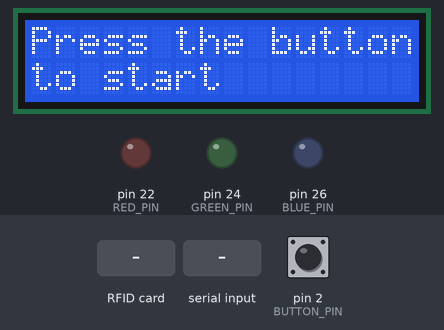
The sketch below on a simulated Arduino Mega 2560, built with avr-gcc and run on an emulated ATmega2560. On the bench: 16×2 character LCD, output pins drawn as LEDs (lit = HIGH). The test bench sets the inputs (shaded band); at power-on: pin 2 (BUTTON_PIN) HIGH. Random numbers use the default seed unless the sketch sets one; pins used as bus, display or sensor lines are not drawn; what the sketch prints to the serial monitor is not drawn.

Above: at 1.3 s.
1.4 s: RFID card 04 9E F9 55 6F 61 80 held to the reader
At 2.3 s:
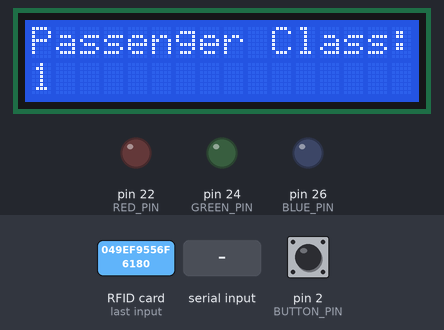
3.5 s: pin 2 (BUTTON_PIN) pulled LOW for 1 s
At 5.9 s:
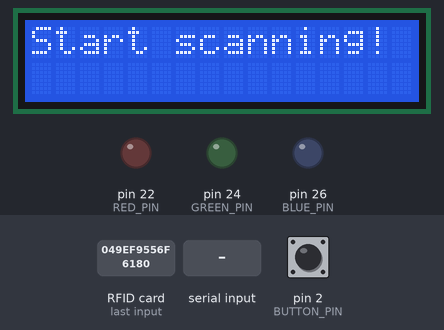
6.2 s: "done" received over Serial
At 8.4 s:
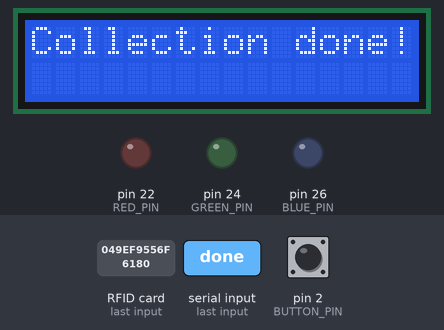
8.7 s: RFID card 5E 7A 19 C4 held to the reader
At 10.4 s:
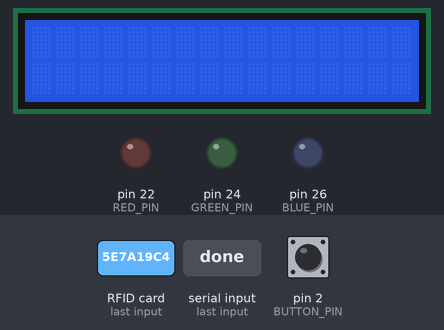
10.7 s: RFID card 04 50 22 4E 6F 61 80 held to the reader
At 12.4 s:
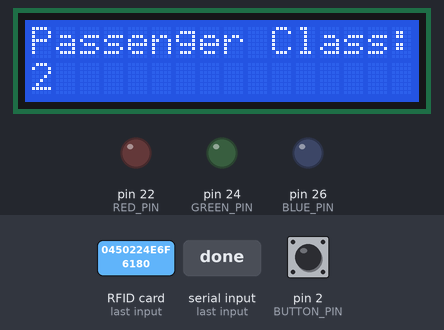
12.7 s: RFID card 04 16 AC 55 6F 61 80 held to the reader
At 14.6 s:
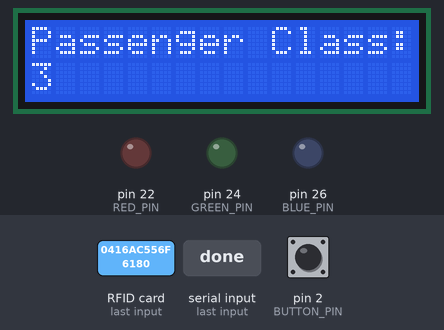
Timing chart, 0 to 15.8 s (numbered marks = the images above; inputs shaded):
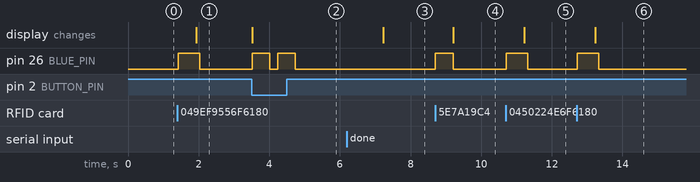

The sketch:

titanic_data_arduino.ino
```cpp
#include <SPI.h>
#include <MFRC522.h>
#include <LiquidCrystal.h>

// Initialise the library with the numbers of the interface pins
const int rs = 10, en = 9, d4 = 5, d5 = 6, d6 = 7, d7 = 8;
LiquidCrystal lcd(rs, en, d4, d5, d6, d7);

#define SS_PIN 53
#define RST_PIN 3
const int BUTTON_PIN = 2;  // Pin where the button is connected
const int RED_PIN = 22;
const int GREEN_PIN = 24;
const int BLUE_PIN = 26;

MFRC522 mfrc522(SS_PIN, RST_PIN); // Create MFRC522 instance.
char receivedData[100];
int dataIndex = 0;
void setup() {
    Serial.begin(250000);  // High baud rate for faster communication
    SPI.begin();
    mfrc522.PCD_Init();
    randomSeed(analogRead(0));

    pinMode(RED_PIN, OUTPUT);
    pinMode(GREEN_PIN, OUTPUT);
    pinMode(BLUE_PIN, OUTPUT);
    pinMode(BUTTON_PIN, INPUT_PULLUP);

    lcd.begin(16, 2);
    lcd.setCursor(0, 0);
    lcd.print("Press the button");
    lcd.setCursor(0, 1);
    lcd.print("to start");
}

void loop() {
    if (digitalRead(BUTTON_PIN) == LOW) {
        // Print a message to the serial monitor:
        Serial.println("START");
        lcd.clear();
        lcd.print("Start scanning!");
        blinkLED(BLUE_PIN, 500);

        // Add a small delay to debounce the button:
        delay(200);
    }

    // Check if data is available to read from the serial port
    if (Serial.available() > 0) {
        String msg = Serial.readString();

        if (msg == "done"){
            lcd.clear();
            lcd.print("Collection done!");
            }
        }


    // Look for new RFID cards
    if (!mfrc522.PICC_IsNewCardPresent() || !mfrc522.PICC_ReadCardSerial()) {
        return;
    }

    // Blink the blue LED for 500ms to indicate a scan
    blinkLED(BLUE_PIN, 500);

    // Read the UID
    char UID[20];
    readUID(UID);

    // Handle different UID cases
    handleUID(UID);

    delay(500);  // Delay before scanning the next card

}

void readUID(char* UID) {
    UID[0] = '\0';  // Ensure the UID string starts empty

    for (byte i = 0; i < mfrc522.uid.size; i++) {
        char hexValue[4];
        snprintf(hexValue, sizeof(hexValue), "%02X ", mfrc522.uid.uidByte[i]);
        strcat(UID, hexValue);
    }

    UID[strlen(UID) - 1] = '\0';  // Remove the trailing space
}

void handleUID(char* UID) {
    lcd.clear();

    if (strcmp(UID, "04 9E F9 55 6F 61 80") == 0) {
        displayData(UID, "Passenger Class:", "1");
    } else if (strcmp(UID, "04 50 22 4E 6F 61 80") == 0) {
        displayData(UID, "Passenger Class:", "2");
    } else if (strcmp(UID, "04 16 AC 55 6F 61 80") == 0) {
        displayData(UID, "Passenger Class:", "3");
    } else if (strcmp(UID, "04 33 25 51 6F 61 80") == 0) {
        displayData(UID, "Sex:", "Male");
    } else if (strcmp(UID, "04 80 F2 6D 8F 61 80") == 0) {
        displayData(UID, "Sex:", "Female");
    } else if (strcmp(UID, "04 61 7F 53 6F 61 80") == 0) {
        displayRandomAge(UID, 0, 2);
    } else if (strcmp(UID, "04 25 C4 4E 6F 61 81") == 0) {
        displayRandomAge(UID, 1, 13);
    } else if (strcmp(UID, "04 8C 3C 53 6F 61 80") == 0) {
        displayRandomAge(UID, 13, 20);
    } else if (strcmp(UID, "04 87 78 56 6F 61 80") == 0) {
        displayRandomAge(UID, 20, 40);
    } else if (strcmp(UID, "04 BA 63 56 6F 61 80") == 0) {
        displayRandomAge(UID, 40, 60);
    } else if (strcmp(UID, "04 A7 9C 4E 6F 61 80") == 0) {
        displayRandomAge(UID, 60, 76);
    } else if (strcmp(UID, "04 49 05 2F 4F 61 80") == 0) {
        displayRandomAge(UID, 75, 80);
    } else if (strcmp(UID, "04 30 C1 55 6F 61 80") == 0) {
        displayData(UID, "Sibling:", "0");
    } else if (strcmp(UID, "04 BA 01 4F 6F 61 80") == 0) {
        displayData(UID, "Sibling:", "1");
    } else if (strcmp(UID, "04 25 48 56 6F 61 81") == 0) {
        displayData(UID, "Siblings:", "2");
    } else if (strcmp(UID, "04 B6 7E 56 6F 61 80") == 0) {
        displayData(UID, "Siblings:", "3");
    } else if (strcmp(UID, "04 5B 76 4E 6F 61 80") == 0) {
        displayData(UID, "Siblings:", "4");
    } else if (strcmp(UID, "04 1B 35 56 6F 61 80") == 0) {
        displayData(UID, "Siblings:", "5");
    } else if (strcmp(UID, "04 33 A2 2E 4F 61 80") == 0) {
        displayData(UID, "Siblings:", "6");
    } else if (strcmp(UID, "04 86 0F 53 6F 61 80") == 0) {
        displayData(UID, "Parent:", "0");
    } else if (strcmp(UID, "04 CD 9A 54 6F 61 80") == 0) {
        displayData(UID, "Parent:", "1");
    } else if (strcmp(UID, "04 CB E6 4E 6F 61 80") == 0) {
        displayData(UID, "Parent:", "2");
    } else if (strcmp(UID, "04 2B AD 65 5F 61 80") == 0) {
        displayData(UID, "Parents:", "3");
    } else if (strcmp(UID, "04 31 11 63 5F 61 80") == 0) {
        displayData(UID, "Parents:", "4");
    } else if (strcmp(UID, "04 64 51 66 5F 61 80") == 0) {
        displayData(UID, "Parents:", "5");
    } else if (strcmp(UID, "04 B7 D2 30 4F 61 81") == 0) {
        displayData(UID, "Parents:", "6");
    } else if (strcmp(UID, "04 43 B4 6E 8F 61 80") == 0) {
        displayFare(UID, 500, 901);
    } else if (strcmp(UID, "04 05 3B 51 6F 61 80") == 0) {
        displayFare(UID, 900, 2001);
    } else if (strcmp(UID, "04 E6 A7 22 CE 11 90") == 0) {
        displayFare(UID, 2000, 3501);
    } else if (strcmp(UID, "04 A0 4D 6E 8F 61 80") == 0) {
        displayFare(UID, 3500, 7000);
    } else if (strcmp(UID, "04 6F C9 22 CE 11 90") == 0) {
        displayFare(UID, 7000, 9501);
    } else if (strcmp(UID, "04 7D C5 22 CE 11 91") == 0) {
        displayFare(UID, 9500, 10000);
    } else if (strcmp(UID, "04 AD 01 22 CE 11 94") == 0) {
        displayCountry(UID, "England");
    } else if (strcmp(UID, "04 2E 64 22 CE 11 91") == 0) {
        displayCountry(UID, "France");
    } else if (strcmp(UID, "04 3F 47 22 CE 11 90") == 0) {
        displayCountry(UID, "Ireland");
    } else if (strcmp(UID, "04 01 64 22 CE 11 91") == 0) {
        displaySurvived(UID, "yes", GREEN_PIN);
    } else if (strcmp(UID, "04 B7 BA 22 CE 11 90") == 0) {
        displaySurvived(UID, "no", RED_PIN);
    }
}

void displayData(String UID, String label, String value) {
    Serial.println(UID + "," + value);
    lcd.clear();
    lcd.setCursor(0, 0);
    lcd.print(label);
    lcd.setCursor(0, 1);
    lcd.print(value);
    blinkBlueLED();
}

void displayRandomAge(String UID, int min, int max) {
    int randomAge = random(min, max + 1); // Ensure max is inclusive
    displayData(UID, "Age:", String(randomAge));
}

void displayFare(String UID, int min, int max) {
    int fare = random(min, max + 1); // Ensure max is inclusive
    Serial.println(UID + "," + String(fare));
    lcd.clear();
    lcd.setCursor(0, 0);
    lcd.print("Fare:");
    lcd.setCursor(0, 1);
    lcd.print(fare);
    blinkBlueLED();
}

void displayCountry(String UID, const char* country) {
    Serial.println(String(UID) + "," + country);
    lcd.clear();
    lcd.setCursor(0, 0);
    lcd.print("Embarked from:");
    lcd.setCursor(0, 1);
    lcd.print(country);
    blinkBlueLED();
}

void displaySurvived(String UID, const char* survived, int ledPin) {
    Serial.println(String(UID) + "," + survived);
    lcd.clear();
    lcd.setCursor(0, 0);
    lcd.print("Survived:");
    lcd.setCursor(0, 1);
    lcd.print(survived);
    digitalWrite(ledPin, HIGH);
    delay(1000);
    digitalWrite(ledPin, LOW);
}

void displayReceivedData(String data) {
    // Assume the data is in the format "survived,not_survived"
    int commaIndex = data.indexOf(',');
    if (commaIndex > 0) {
        String survived = data.substring(0, commaIndex);
        String notSurvived = data.substring(commaIndex + 1);

        lcd.clear();
        lcd.setCursor(0, 0);
        lcd.print("Surv: ");
        lcd.print(survived);
        lcd.setCursor(0, 1);
        lcd.print("Not Surv: ");
        lcd.print(notSurvived);
    }
}

void blinkLED(int pin, int duration) {
    digitalWrite(pin, HIGH);
    delay(duration);
    digitalWrite(pin, LOW);
}

void blinkBlueLED() {
    blinkLED(BLUE_PIN, 100);
}
```

Measured:
- after the input at 1.4 s, pin 26 (BLUE_PIN): LOW → HIGH at once, → LOW 0.61 s later; the display: changes after 0.53 s (image 1)
- after the input at 3.5 s, pin 26 (BLUE_PIN): alternates HIGH for 0.50 s and LOW for 0.23 s, 4 changes in all, then stays LOW, starting at once; the display: changes at once (image 2)
- after the input at 6.2 s, the display: changes after 1.0 s (image 3)
- after the input at 8.7 s, pin 26 (BLUE_PIN): LOW → HIGH at once, → LOW 0.50 s later; the display: changes after 0.51 s (image 4)
- after the input at 10.7 s, pin 26 (BLUE_PIN): LOW → HIGH at once, → LOW 0.61 s later; the display: changes after 0.52 s (image 5)
- after the input at 12.7 s, pin 26 (BLUE_PIN): LOW → HIGH at once, → LOW 0.61 s later; the display: changes after 0.53 s (image 6)
